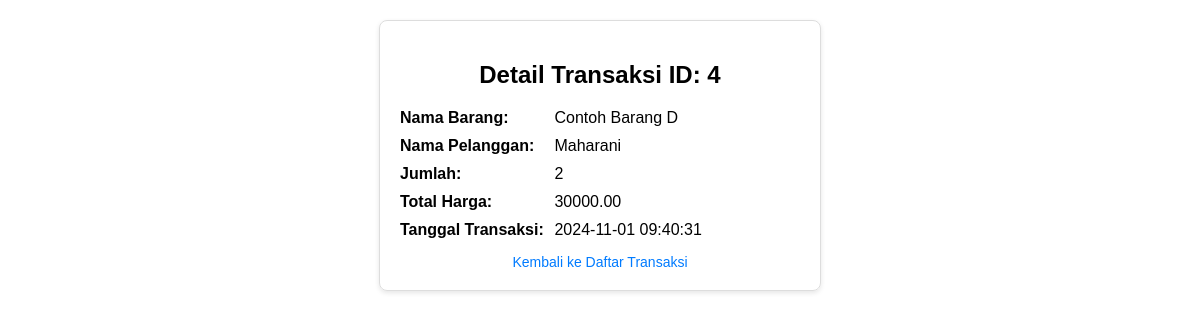
Page /index.php?controller=transaksi&action=detail&id=4 on the committed database.
### tables this page shows
CREATE TABLE `transaksi` (
  `no` int(11) NOT NULL,
  `id_transaksi` int(11) DEFAULT NULL,
  `kode_barang` varchar(10) DEFAULT NULL,
  `id_pelanggan` varchar(10) DEFAULT NULL,
  `jumlah` int(11) DEFAULT NULL,
  `total_harga` decimal(10,2) DEFAULT NULL,
  `tanggal` datetime DEFAULT NULL
);

CREATE TABLE `produk` (
  `no` int(11) NOT NULL,
  `kode_barang` varchar(10) DEFAULT NULL,
  `nama_barang` varchar(50) DEFAULT NULL,
  `harga` decimal(10,2) DEFAULT NULL,
  `stok` int(11) DEFAULT NULL
);

CREATE TABLE `pelanggan` (
  `no` int(11) NOT NULL,
  `id_pelanggan` varchar(10) DEFAULT NULL,
  `nama_pelanggan` varchar(50) DEFAULT NULL,
  `alamat` varchar(100) DEFAULT NULL
);

### App/controllers/TransaksiController.php (called while the page is built, shortened)
<?php
require_once __DIR__ . '/../models/Transaksi.php';
class TransaksiController
{
    private $transaksiModel;
    public function __construct($db)
    {
        $this->transaksiModel = new Transaksi($db);
    }
    public function detail($id)
    {
        $transaksiDetail = $this->transaksiModel->getDetailTransaksi($id);
        require_once __DIR__ . '/../views/transaksi/detail.php';
    }
}

### App/models/transaksi.php (called while the page is built, shortened)
<?php
class Transaksi
{
    private $db;
    public function __construct($database)
    {
        $this->db = $database;
    }
    public function getDetailTransaksi($id)
    {
        $query = "SELECT t.id_transaksi, p.nama_barang, pel.nama_pelanggan, t.jumlah, t.total_harga, t.tanggal
              FROM transaksi t
              JOIN produk p ON t.kode_barang = p.kode_barang
              JOIN pelanggan pel ON t.id_pelanggan = pel.id_pelanggan
              WHERE t.id_transaksi = :id";
        $stmt = $this->db->prepare($query);
        $stmt->bindParam(':id', $id);
        $stmt->execute();
        return $stmt->fetch(PDO::FETCH_ASSOC);
    }
}

### App/Views/Transaksi/detail.php (the view, shortened to what this page needs)
<!DOCTYPE html>
<html lang="id">
<head>
</head>
<body>
    <div class="form-container">
        <h2>Detail Transaksi ID: <?= htmlspecialchars($transaksiDetail['id_transaksi']) ?></h2>
        <div class="detail-item">
            <strong>Nama Barang:</strong>
            <span><?= htmlspecialchars($transaksiDetail['nama_barang']) ?></span>
        </div>
        <div class="detail-item">
            <strong>Nama Pelanggan:</strong>
            <span><?= htmlspecialchars($transaksiDetail['nama_pelanggan']) ?></span>
        </div>
        <div class="detail-item">
            <strong>Jumlah:</strong>
            <span><?= htmlspecialchars($transaksiDetail['jumlah']) ?></span>
        </div>
        <div class="detail-item">
            <strong>Total Harga:</strong>
            <span><?= htmlspecialchars($transaksiDetail['total_harga']) ?></span>
        </div>
        <div class="detail-item">
            <strong>Tanggal Transaksi:</strong>
            <span><?= htmlspecialchars($transaksiDetail['tanggal']) ?></span>
        </div>
        <a href="index.php?controller=transaksi&action=index" class="back-link">Kembali ke Daftar Transaksi</a>
    </div>
</body>
</html>

### App/Views/Transaksi/detail.php (style rules this page uses)
body { font-family: Arial, sans-serif; margin: 20px; }
.form-container { max-width: 400px; margin: auto; padding: 20px; border: 1px solid #ddd; border-radius: 8px; box-shadow: 0 2px 5px rgba(0, 0, 0, 0.1); }
h2 { text-align: center; font-size: 1.5em; margin-bottom: 20px; }
.detail-item { margin-bottom: 10px; font-size: 1em; }
.detail-item strong { display: inline-block; width: 150px; }
.back-link { display: block; text-align: center; margin-top: 15px; color: #007BFF; text-decoration: none; font-size: 14px; }

### rows in the picture
transaksi: id_transaksi "4", produk.nama_barang "Contoh Barang D", pelanggan.nama_pelanggan "Maharani", jumlah "2", total_harga "30000.00", tanggal "2024-11-01 09:40:31"
